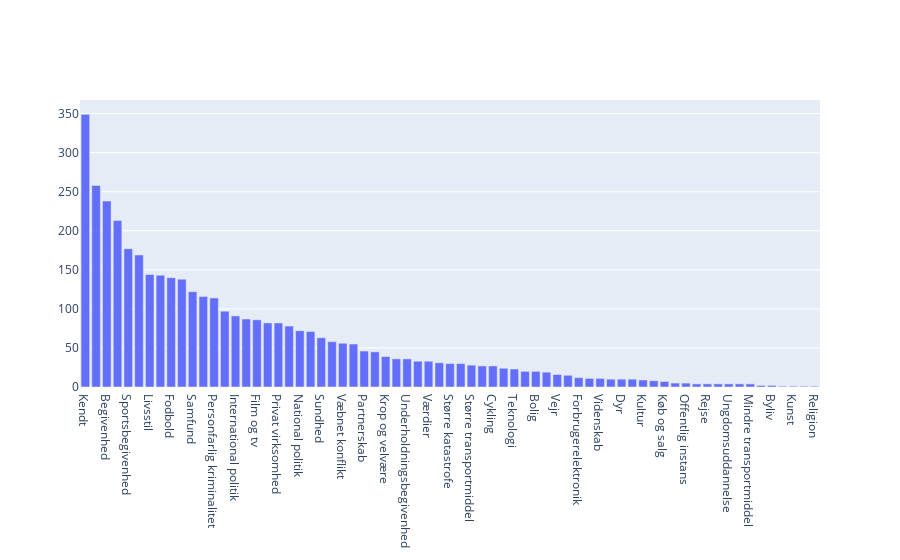

Notebook source saved alongside this figure:
### Code cell
# What does the distribution of topics look like lets sort it?
sorted_topic_freq = dict(sorted(unique_users_topics_freq.items(), key = lambda x: x[1], reverse = True))


indices = [x for x in sorted_topic_freq.keys()]
values = [x for x in sorted_topic_freq.values()]

fig = go.Figure()

# Add traces
fig.add_trace(go.Bar(x = indices, y = values,
                         
                         )

)

fig.update_traces(texttemplate='%{text:.2s}', textposition='outside')
fig.update_layout(uniformtext_minsize=8, uniformtext_mode='hide')

fig.show()

### Figure 1 — Plotly figure (JSON) as saved in the notebook; plotly's stock layout.template omitted (floating-point values rounded to 4 significant figures)
{"data": [{"textposition": "outside", "texttemplate": "%{text:.2s}", "type": "bar", "x": ["Kendt", "Sport", "Begivenhed", "Underholdning", "Sportsbegivenhed", "Kriminalitet", "Livsstil", "Politik", "Fodbold", "Erhverv", "Samfund", "Katastrofe", "Personfarlig kriminalitet", "Økonomi", "International politik", "Mindre ulykke", "Film og tv", "Konflikt og krig", "Privat virksomhed", "Transportmiddel", "National politik", "Musik og lyd", "Sundhed", "Sygdom og behandling", "Væbnet konflikt", "Ketcher- og batsport", "Partnerskab", "Mikro", "Krop og velvære", "Bil", "Underholdningsbegivenhed", "Familieliv", "Værdier", "Ansættelsesforhold", "Større katastrofe", "Personlig begivenhed", "Større transportmiddel", "Uddannelse", "Cykling", "Erotik", "Teknologi", "Reality", "Bolig", "Mad og drikke", "Vejr", "Videregående uddannelse", "Forbrugerelektronik", "Naturvidenskab", "Videnskab", "Makro", "Dyr", "Kunstig intelligens og software", "Kultur", "Motorsport", "Køb og salg", "Bedrageri", "Offentlig instans", "Kosmetisk behandling", "Rejse", "Bandekriminalitet", "Ungdomsuddannelse", "Grundskole", "Mindre transportmiddel", "Renovering og indretning", "Byliv", "Terror", "Kunst", "Litteratur", "Religion"], "y": [349, 258, 238, 213, 177, 169, 144, 143, 140, 138, 122, 116, 114, 97, 91, 87, 86, 82, 82, 78, 72, 71, 63, 58, 56, 55, 46, 45, 39, 36, 36, 33, 33, 31, 30, 30, 28, 27, 27, 24, 23, 20, 20, 19, 16, 15, 12, 11, 11, 10, 10, 10, 9, 8, 7, 5, 5, 4, 4, 4, 4, 4, 4, 2, 2, 1, 1, 1, 1]}], "layout": {"uniformtext": {"minsize": 8, "mode": "hide"}}}
